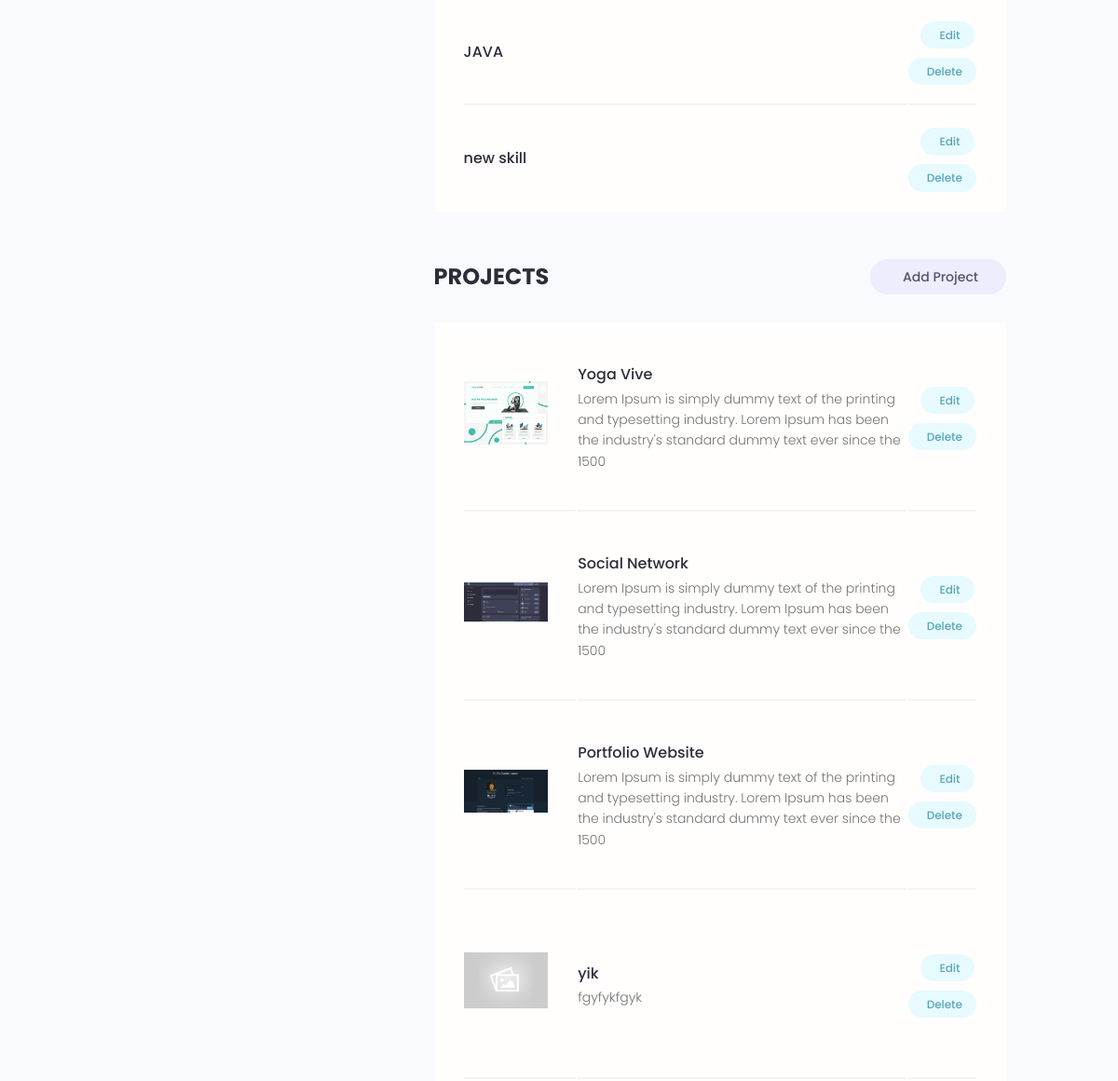
Page /users/account/ (signed in, middle part) on the earlier database version.
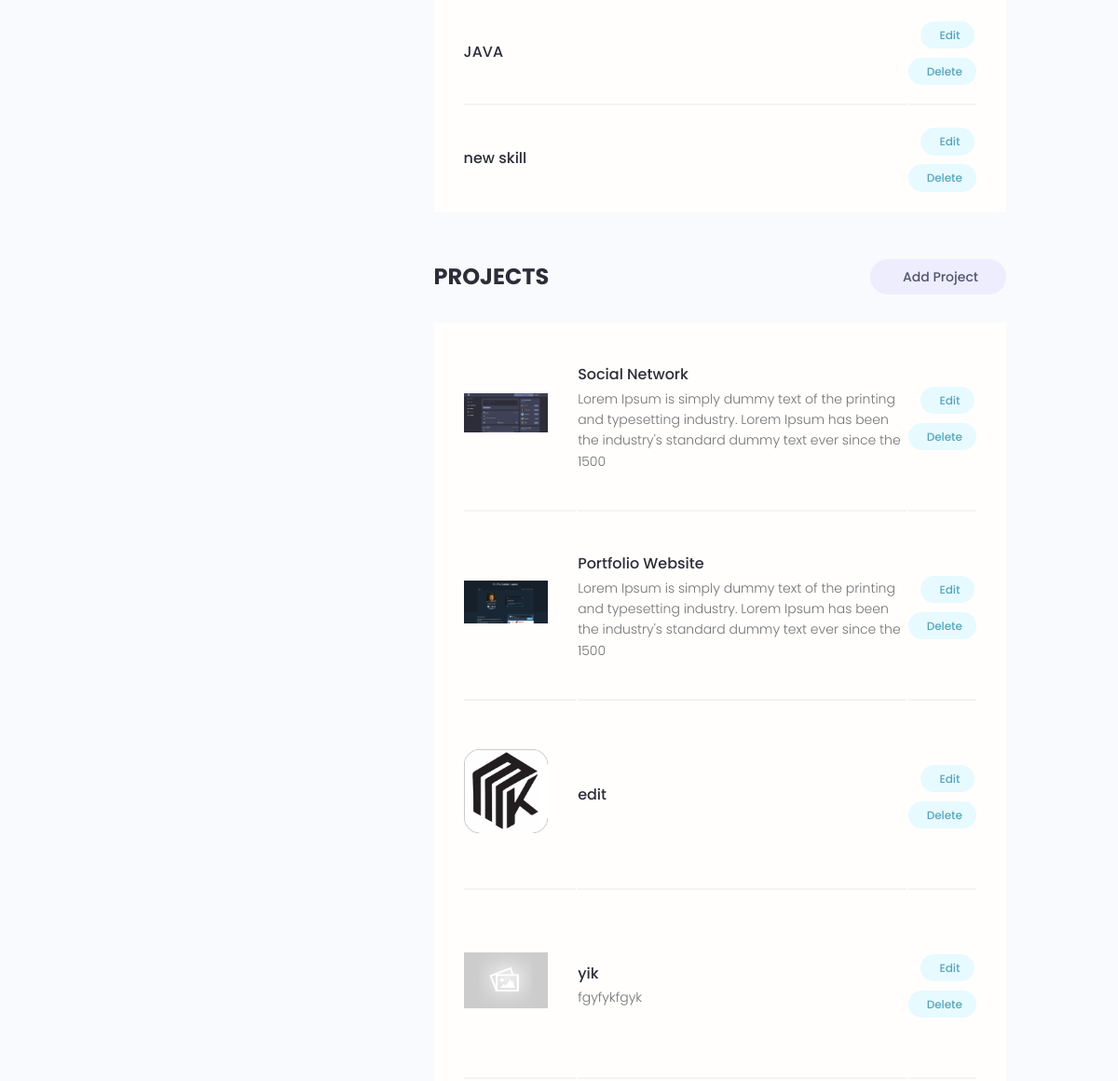
Same page on the later database version.
### users/models.py (models this page shows, shortened)
class Skill(models.Model):
    owner = models.ForeignKey(Profile,  on_delete=models.CASCADE, null=True, blank=True)
    name = models.CharField(max_length=200, null=True, blank=True)
    description = models.TextField(null=True, blank=True)
    created_at = models.DateTimeField(auto_now_add=True)
    id = models.UUIDField(default=uuid.uuid4, unique=True, primary_key=True, editable=False)

### projects/models.py (models this page shows, shortened)
class Project(models.Model): #by default the id will be created
    owner = models.ForeignKey(Profile, null=True, blank=True, on_delete=models.CASCADE)
    title = models.CharField(max_length=200)
    description = models.TextField(null=True, blank=True) #blank mean you can post the data whit empty field
    featured_image = models.ImageField(null=True, blank=True, default="default.jpg")
    demo_link = models.CharField(max_length=2000,null=True, blank=True)
    source_link = models.CharField(max_length=2000,null=True, blank=True)
    tags = models.ManyToManyField("tag", blank=True)
    vote_total = models.IntegerField(default=0, null=True, blank=True)
    vote_ratio = models.IntegerField(default=0, null=True, blank=True)
    created_at = models.DateTimeField(auto_now_add=True)
    id = models.UUIDField(default=uuid.uuid4, unique=True, primary_key=True, editable=False)
    class Meta:
        ordering = ['-vote_ratio', '-vote_total', 'title']
    @property
    def imageURL(self):
        try:
            url = self.featured_image.url
        except:
            url = ''
        return url

### users/views.py (the view)
# urls.py: path('account/', views.userAccount, name='Account'),
@login_required(login_url='Login')
def userAccount(requset):
    profile = requset.user.profile
    projects = profile.project_set.all()
    context = {'profile':profile, 'projects':projects}
    return render(requset, 'users/account.html', context)

### users/models.py (called while the page is built)
    @property
    def imageURL(self):
        try:
            url = self.image_path.url
        except:
            url = ''
        return url

### users/templates/users/account.html (shortened to what this page needs)
{% extends "main.html" %}
{% block content %}
<main class="settingsPage profile my-md">
    <div class="container">
        <div class="layout">
            <div class="column column--1of3">
            </div>
            <div class="column column--2of3">
                <table class="settings__table">
                    {% for skill in profile.skill_set.all %}
                        <tr>
                            <td class="settings__tableInfo">
                                <h4>{{ skill.name }}</h4>
                            </td>
                            <td class="settings__tableActions">
                                <a class="tag tag--pill tag--main settings__btn" href="{% url "UpdateSkill" skill.id %}"> Edit</a>
                                <a class="tag tag--pill tag--main settings__btn" href="{% url "DeleteSkill" skill.id %}?next=/users/account">Delete</a>
                            </td>
                        </tr>
                    {% endfor %}
                </table>
                <div class="settings">
                    <h3 class="settings__title">Projects</h3>
                    <a class="tag tag--pill tag--sub settings__btn tag--lg" href="{% url 'CreateProject' %}">Add Project</a>
                </div>
                <table class="settings__table">
                    {% for project in projects %}
                        <tr>
                            <td class="settings__thumbnail">
                                <a href="{% url 'Project' project.id %}"><img src="{{ project.imageURL }}" alt="Project Thumbnail" /></a>
                            </td>
                            <td class="settings__tableInfo">
                                <a href="{% url 'Project' project.id %}">{{ project.title }}</a>
                                <p>{{ project.description|slice:"150" }}</p>
                            </td>
                            <td class="settings__tableActions">
                                <a class="tag tag--pill tag--main settings__btn" href="{% url "UpdateProject" project.id %}"> Edit</a>
                                <a class="tag tag--pill tag--main settings__btn" href="{% url "DeleteProject" project.id %}?next=/users/account">Delete</a>
                            </td>
                        </tr>
                    {% endfor %}
                </table>
            </div>
        </div>
    </div>
</main>
{% endblock content %}

Differences in the rows shown:
changed Project: imageURL: a different picture; title "Yoga Vive" → "edit"; description "Lorem Ipsum is simply dummy text of the printing and typesetting industry. Lorem Ipsum has been the industry's standard dummy text ever since the 1500" → (not shown); moves down the list
